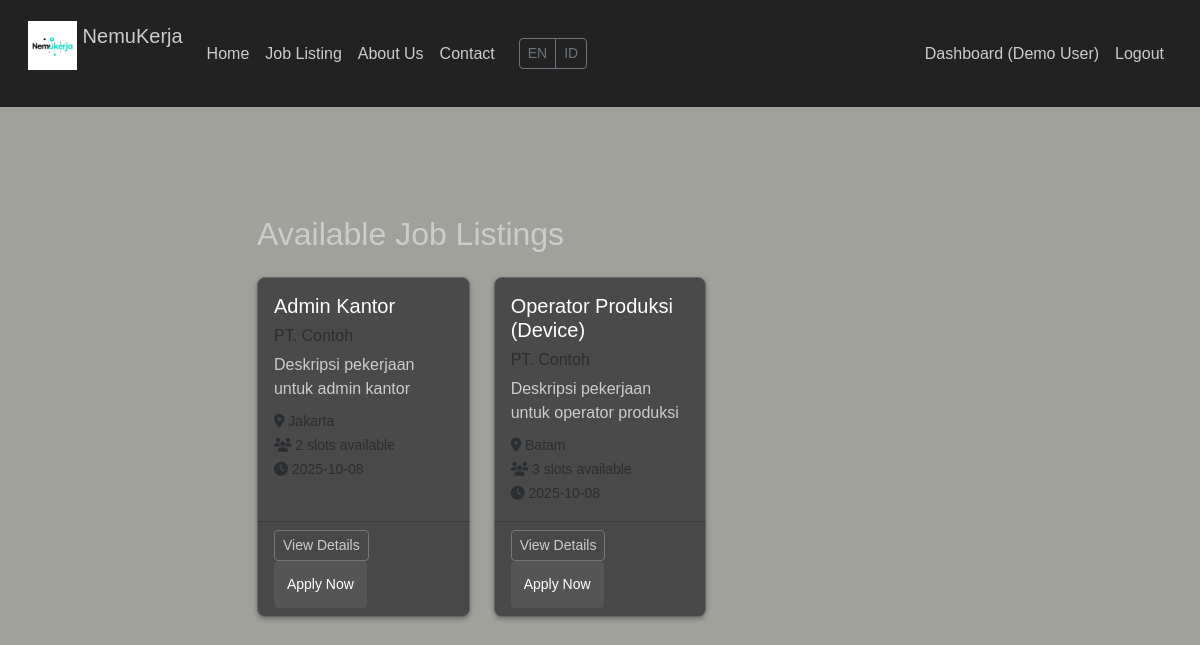
Page /dashboard (signed in) on the committed database.
### models.py (models this page shows)
class User(db.Model, UserMixin):
    __tablename__ = 'user'
    __table_args__ = {'extend_existing': True}
    id = db.Column(db.Integer, primary_key=True)
    email = db.Column(db.String(120), unique=True, nullable=False)
    password_hash = db.Column(db.String(128), nullable=False)
    role = db.Column(db.String(20), nullable=False)
    name = db.Column(db.String(100), nullable=False)
    phone = db.Column(db.String(20), nullable=True)
    created_at = db.Column(db.DateTime, default=datetime.utcnow)
    company = db.relationship('Company', backref='user', uselist=False, lazy=True)
    applications = db.relationship('Application', backref='applicant', lazy=True)

class Job(db.Model):
    __tablename__ = 'job'
    __table_args__ = {'extend_existing': True}
    id = db.Column(db.Integer, primary_key=True)
    title = db.Column(db.String(100), nullable=False)
    location = db.Column(db.String(100), nullable=False)
    description = db.Column(db.Text, nullable=False)
    slots = db.Column(db.Integer, nullable=False)
    is_open = db.Column(db.Boolean, default=True)
    company_id = db.Column(db.Integer, db.ForeignKey('company.id'), nullable=False)
    created_at = db.Column(db.DateTime, default=datetime.utcnow)
    applications = db.relationship('Application', backref='job', lazy=True)

class Company(db.Model):
    __tablename__ = 'company'
    __table_args__ = {'extend_existing': True}
    id = db.Column(db.Integer, primary_key=True)
    user_id = db.Column(db.Integer, db.ForeignKey('user.id'), nullable=False)
    company_name = db.Column(db.String(100), nullable=False)
    description = db.Column(db.Text)
    website = db.Column(db.String(200))
    created_at = db.Column(db.DateTime, default=datetime.utcnow)
    jobs = db.relationship('Job', backref='company', lazy=True)

### app.py (the view)
    @app.route('/dashboard')
    def dashboard():
        if current_user.is_authenticated:
            if current_user.role == 'company':
                co = Company.query.filter_by(user_id=current_user.id).first()
                if not co:
                    flash('Please complete your company profile first.', 'warning')
                    return redirect(url_for('company_profile'))
                jobs = co.jobs if co else []
                total_jobs = len(jobs)
                open_jobs = len([job for job in jobs if job.is_open])
                total_applications = sum(len(job.applications) for job in jobs)
                recent_applications = Application.query.join(Job).filter(Job.company_id == co.id).order_by(Application.applied_at.desc()).limit(5).all()
                return render_template('dashboard_company.html',
                                    jobs=jobs,
                                    company=co,
                                    total_jobs=total_jobs,
                                    open_jobs=open_jobs,
                                    total_applications=total_applications,
                                    recent_applications=recent_applications)
            elif current_user.role == 'admin':
                return redirect(url_for('admin_dashboard'))
            else:
                jobs = Job.query.filter_by(is_open=True).order_by(Job.created_at.desc()).all()
                return render_template('dashboard_user.html', jobs=jobs, guest=False)
        else:
            jobs = Job.query.filter_by(is_open=True).order_by(Job.created_at.desc()).all()
            return render_template('dashboard_user.html', jobs=jobs, guest=True)

### templates/dashboard_user.html (shortened to what this page needs)
{% extends "base.html" %}
{% block content %}
    <h2>Available Job Listings</h2>
    <div class="row">
        {% for job in jobs %}
        <div class="col-md-6 col-lg-4 mb-4">
            <div class="card h-100">
                <div class="card-body">
                    <h5 class="card-title">{{ job.title }}</h5>
                    <h6 class="card-subtitle mb-2 text-muted">{{ job.company.company_name }}</h6>
                    <p class="card-text">{{ job.description[:100] }}{% if job.description|length > 100 %}...{% endif %}</p>
                    <p class="card-text">
                        <small class="text-muted">
                            <i class="fas fa-map-marker-alt"></i> {{ job.location }}<br>
                            <i class="fas fa-users"></i> {{ job.slots }} slots available<br>
                            <i class="fas fa-clock"></i> {{ job.created_at.strftime('%Y-%m-%d') }}
                        </small>
                    </p>
                </div>
                <div class="card-footer">
                    <button type="button" class="btn btn-outline-primary btn-sm"
                            onclick="showJobDetail('{{ job.id }}')">
                        View Details
                    </button>
                    {% if not guest and (current_user.role == 'user') %}
                    <a href="{{ url_for('apply', job_id=job.id) }}" class="btn btn-primary btn-sm">Apply Now</a>
                    {% elif guest %}
                    <a href="{{ url_for('login') }}" class="btn btn-primary btn-sm">Login to Apply</a>
                    {% endif %}
                </div>
            </div>
        </div>
        {% else %}
        <div class="col-12">
            <div class="alert alert-info">
                No jobs available at the moment.
            </div>
        </div>
        {% endfor %}
    </div>
{% endblock %}

### templates/base.html (shortened to what this page needs)
<!DOCTYPE html>
<html lang="en">
<head>
    <link href="https://cdn.jsdelivr.net/npm/bootstrap@5.3.2/dist/css/bootstrap.min.css" rel="stylesheet">
    <link rel="stylesheet" href="{{ url_for('static', filename='style.css') }}">
    <link rel="stylesheet" href="https://cdnjs.cloudflare.com/ajax/libs/font-awesome/6.4.0/css/all.min.css">
</head>
<body>
    <nav class="navbar navbar-expand-lg fixed-top">
        <div class="container-fluid">
            <a class="navbar-brand" href="{{ url_for('index') }}">
                <img src="{{ url_for('static', filename='images/logopeb.png') }}" alt="NemuKerja Logo" width="49" height="49" class="d-inline-block align-top">
                NemuKerja
            </a>
            <div class="collapse navbar-collapse justify-content-center" id="navbarNav">
                <ul class="navbar-nav">
                    <li class="nav-item">
                        <a class="nav-link" href="{{ url_for('index') }}">Home</a>
                    </li>
                    <li class="nav-item">
                        <a class="nav-link" href="{{ url_for('dashboard') }}">Job Listing</a>
                    </li>
                    <li class="nav-item">
                        <a class="nav-link" href="{{ url_for('about') }}">About Us</a>
                    </li>
                    <li class="nav-item">
                        <a class="nav-link" href="{{ url_for('contact') }}">Contact</a>
                    </li>
                </ul>
                <div class="btn-group flagselection ms-3">
                    <button class="btn btn-sm btn-outline-secondary">EN</button>
                    <button class="btn btn-sm btn-outline-secondary">ID</button>
                </div>
                <ul class="navbar-nav ms-auto">
                    {% if current_user.is_authenticated %}
                        <li class="nav-item">
                            <a class="nav-link" href="{{ url_for('dashboard') }}">Dashboard ({{ current_user.name }})</a>
                        </li>
                        <li class="nav-item">
                            <a class="nav-link btn btn-outline-danger" href="{{ url_for('logout') }}">Logout</a>
                        </li>
                    {% endif %}
                </ul>
            </div>
        </div>
    </nav>
    <main class="main-content">
        {% block content %}{% endblock %}
    </main>
</body>
</html>

### static/style.css (style rules this page uses)
body { background-color: #A0A19B; font-family: Arial, sans-serif; display: flex; justify-content: center; align-items: center; min-height: 100vh; margin: 0; color: #ffffff; }
h2, h3 { color: #cccccc; margin-bottom: 1.5rem; }
img { margin-bottom: 1rem; background-color: #555555; }
.btn-primary { background-color: #555555; border-color: #555555; padding: 0.75rem; border-radius: 4px; color: #ffffff; }
.btn-outline-primary { border-color: #777777; color: #cccccc; }
.btn-outline-danger { border-color: #dc3545; color: #dc3545; }
.card { border: 1px solid #666666; border-radius: 8px; box-shadow: 0 2px 5px rgba(0, 0, 0, 0.3); background-color: #4a4a4a; }
.card-body { padding: 1rem; }
.card-title { margin-bottom: 0.75rem; color: #ffffff; }
.card-text { margin-bottom: 0.5rem; color: #cccccc; }
.navbar { background-color: #222222; padding: 1rem; }
.navbar-brand, .nav-link { color: #cccccc !important; }
body { padding-top: 56px; }

### rows in the picture
User: name "Demo User"
Job: title "Admin Kantor", company.company_name "PT. Contoh", description "Deskripsi pekerjaan untuk admin kantor", location "Jakarta", slots "2", created_at "2025-10-08"
Job: title "Operator Produksi (Device)", company.company_name "PT. Contoh", description "Deskripsi pekerjaan untuk operator produksi", location "Batam", slots "3", created_at "2025-10-08"
